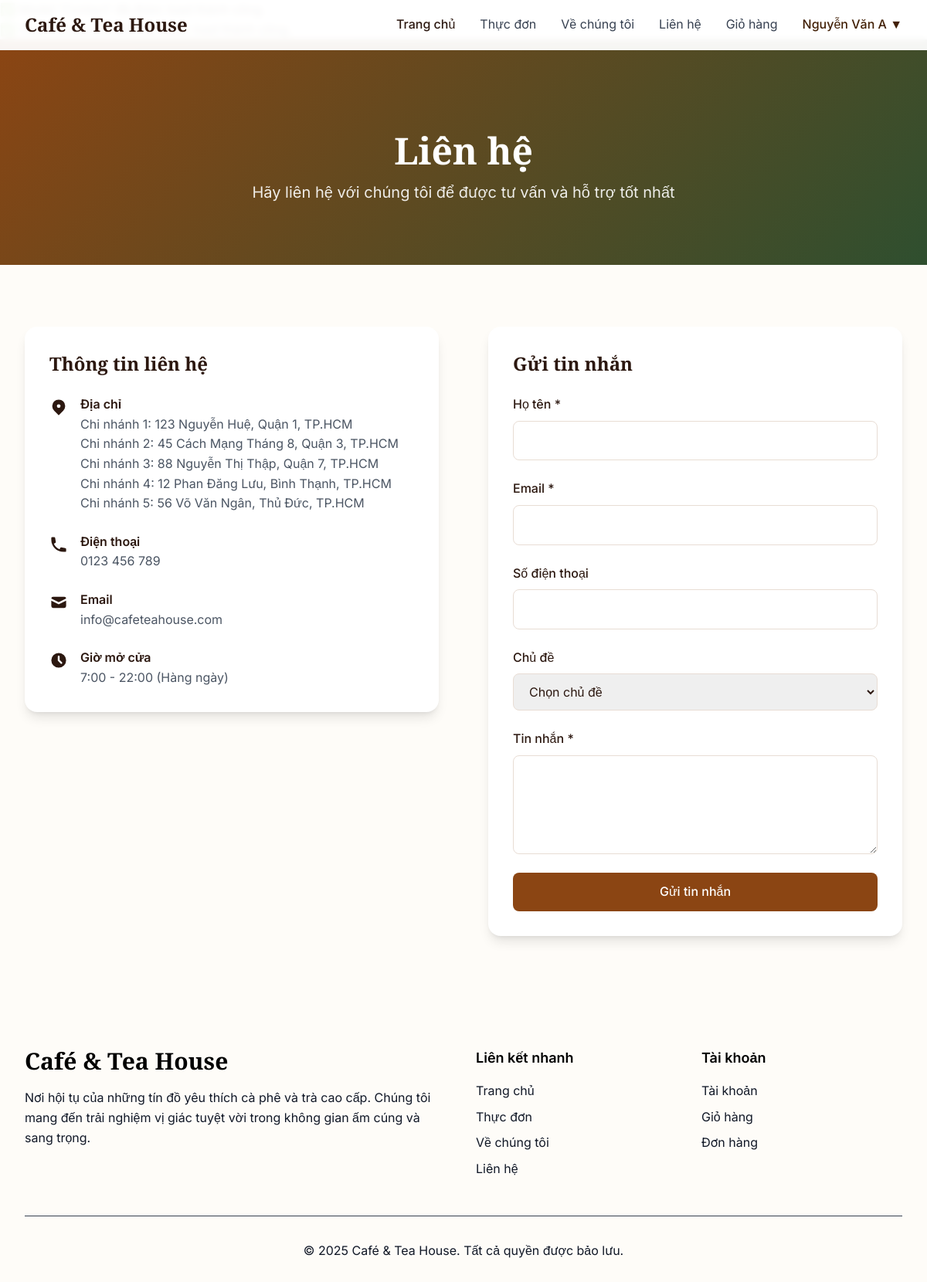
/contact (signed in), run on the app's committed database.
### tables this page shows
CREATE TABLE `Branches` (
  `ID` int(10) NOT NULL,
  `Name` varchar(100) DEFAULT NULL,
  `Address` varchar(1000) DEFAULT NULL,
  `Phone` varchar(11) DEFAULT NULL,
  `Status` varchar(10) DEFAULT NULL
);

### app/controllers/ContactController.php (called while the page is built)
<?php
class ContactController extends Controller {
    public function index() {
        $branchModel = $this->model('Contact');
        $branch = $branchModel->getAllBranch();
        $data = [
            'title' => 'Liên hệ',
            'branch' => $branch
        ];
        $this->view('contact/index', $data);
    }
}

### app/core/Router.php (called while the page is built, shortened)
<?php
class Router {
    protected $controller = 'HomeController';
    protected $action = 'index';
    protected $params = [];
    public function __construct() {
        $url = $this->getUrl();
        if (isset($url[0]) && file_exists("./app/controllers/" . ucfirst($url[0]) . "Controller.php")) {
            $this->controller = ucfirst($url[0]) . "Controller";
            unset($url[0]);
        }
        $this->controller = new $this->controller;
        $this->params = $url ? array_values($url) : [];
    }
    public function run() {
        call_user_func_array([$this->controller, $this->action], $this->params);
    }
    private function getUrl() {
        if (isset($_GET['url'])) {
            return explode('/', filter_var(trim($_GET['url'], '/'), FILTER_SANITIZE_URL));
        }
    }
}
?>

### index.php (called while the page is built, shortened)
<?php
require_once "./app/core/Router.php";
require_once "./app/core/Controller.php";
require_once "./app/core/Model.php";
$router = new Router();
$router->run();
?>

### app/core/Model.php (called while the page is built, shortened)
<?php
class Model {
    public function __construct() {
        $this->db = new mysqli(DB_HOST, DB_USER, DB_PASS, DB_NAME);
    }
}
?>

### app/models/Contact.php (called while the page is built)
<?php
class Contact extends Model {
    public function getAllBranch() {
        $query = "SELECT * FROM Branches WHERE Status = 'active';";
        $result = $this->db->query($query);
        $data = [];
        while ($row = $result->fetch_assoc()) {
            $data[] = $row;
        }
        return $data;
    }
}

### app/views/contact/index.php (the view, shortened to what this page needs)
<?php include 'app/views/layout/header.php'; ?>
    <section class="page-header">
        <div class="max-w-7xl mx-auto px-4 sm:px-6 lg:px-8">
            <h1 class="font-display text-5xl font-bold mb-4">Liên hệ</h1>
            <p class="text-xl opacity-90 max-w-2xl mx-auto">
                Hãy liên hệ với chúng tôi để được tư vấn và hỗ trợ tốt nhất
            </p>
        </div>
    </section>
    <section class="content-section bg-muted">
        <div class="max-w-7xl mx-auto px-4 sm:px-6 lg:px-8">
            <div class="grid grid-cols-1 lg:grid-cols-2 gap-16">
                <div class="fade-in">
                    <div class="bg-white rounded-2xl p-8 shadow-lg">
                        <h3 class="font-display text-2xl font-semibold mb-6">Thông tin liên hệ</h3>
                        <div class="space-y-6">
                            <div class="flex items-start space-x-4">
                                <div class="w-6 h-6 text-primary mt-1">
                                    <svg fill="currentColor" viewBox="0 0 20 20">
                                        <path fill-rule="evenodd" d="M5.05 4.05a7 7 0 119.9 9.9L10 18.9l-4.95-4.95a7 7 0 010-9.9zM10 11a2 2 0 100-4 2 2 0 000 4z" clip-rule="evenodd" />
                                    </svg>
                                </div>
                                <div>
                                    <h4 class="font-semibold text-foreground">Địa chỉ</h4>
<?php $count = 1;?>
<?php if (!empty($data['branch'])): ?>
    <?php foreach ($data['branch'] as $branch): ?>
                                    <p class="text-gray-600">Chi nhánh <?php echo $count;?>: <?= htmlspecialchars($branch['Address']) ?></p>
        <?php $count++; ?>
    <?php endforeach; ?>
<?php else: ?>
                                    <p>Chưa có chi nhánh nào.</p>
<?php endif; ?>
                                </div>
                            </div>
                            <div class="flex items-start space-x-4">
                                <div class="w-6 h-6 text-primary mt-1">
                                    <svg fill="currentColor" viewBox="0 0 20 20">
                                        <path d="M2 3a1 1 0 011-1h2.153a1 1 0 01.986.836l.74 4.435a1 1 0 01-.54 1.06l-1.548.773a11.037 11.037 0 006.105 6.105l.774-1.548a1 1 0 011.059-.54l4.435.74a1 1 0 01.836.986V17a1 1 0 01-1 1h-2C7.82 18 2 12.18 2 5V3z" />
                                    </svg>
                                </div>
                                <div>
                                    <h4 class="font-semibold text-foreground">Điện thoại</h4>
                                    <p class="text-gray-600">0123 456 789</p>
                                </div>
                            </div>
                            <div class="flex items-start space-x-4">
                                <div class="w-6 h-6 text-primary mt-1">
                                    <svg fill="currentColor" viewBox="0 0 20 20">
                                        <path d="M2.003 5.884L10 9.882l7.997-3.998A2 2 0 0016 4H4a2 2 0 00-1.997 1.884z" />
                                        <path d="M18 8.118l-8 4-8-4V14a2 2 0 002 2h12a2 2 0 002-2V8.118z" />
                                    </svg>
                                </div>
                                <div>
                                    <h4 class="font-semibold text-foreground">Email</h4>
                                    <p class="text-gray-600">info@cafeteahouse.com</p>
                                </div>
                            </div>
                            <div class="flex items-start space-x-4">
                                <div class="w-6 h-6 text-primary mt-1">
                                    <svg fill="currentColor" viewBox="0 0 20 20">
                                        <path fill-rule="evenodd" d="M10 18a8 8 0 100-16 8 8 0 000 16zm1-12a1 1 0 10-2 0v4a1 1 0 00.293.707l2.828 2.829a1 1 0 101.415-1.415L11 9.586V6z" clip-rule="evenodd" />
                                    </svg>
                                </div>
                                <div>
                                    <h4 class="font-semibold text-foreground">Giờ mở cửa</h4>
                                    <p class="text-gray-600">7:00 - 22:00 (Hàng ngày)</p>
                                </div>
                            </div>
                        </div>
                    </div>
                </div>
                <div class="fade-in">
                    <form id="contact-form" class="bg-white rounded-2xl p-8 shadow-lg">
                        <h3 class="font-display text-2xl font-semibold mb-6">Gửi tin nhắn</h3>
                        <div class="space-y-6">
                            <div class="form-group">
                                <label class="form-label">Họ tên *</label>
                                <input type="text" name="name" class="form-input" required>
                            </div>
                            <div class="form-group">
                                <label class="form-label">Email *</label>
                                <input type="email" name="email" class="form-input" required>
                            </div>
                            <div class="form-group">
                                <label class="form-label">Số điện thoại</label>
                                <input type="tel" name="phone" class="form-input">
                            </div>
                            <div class="form-group">
                                <label class="form-label">Chủ đề</label>
                                <select name="subject" class="form-input">
                                    <option value="">Chọn chủ đề</option>
                                </select>
                            </div>
                            <div class="form-group">
                                <label class="form-label">Tin nhắn *</label>
                                <textarea name="message" rows="4" class="form-input form-textarea" required></textarea>
                            </div>
                            <button type="submit" class="btn-primary w-full">Gửi tin nhắn</button>
                        </div>
                    </form>
                </div>
            </div>
        </div>
    </section>
<?php include 'app/views/layout/footer.php'; ?>

### public/css/styles.css (style rules this page uses)
:root { --primary: #8b4513; --primary-light: #d2b48c; --secondary: #2f4f2f; --accent: #f5e6d3; --background: #fefcf8; --foreground: #2c1810; --muted: #f8f4f0; --border: #e8ddd4; }
* { margin: 0; padding: 0; box-sizing: border-box; }
body { font-family: "Inter", sans-serif; background-color: var(--background); color: var(--foreground); line-height: 1.6; }
.font-display { font-family: "Playfair Display", serif; }
.fade-in { opacity: 0; transform: translateY(30px); transition: all 0.6s ease; }
.fade-in.visible { opacity: 1; transform: translateY(0); }
.btn-primary { background-color: var(--primary); color: white; padding: 12px 32px; border-radius: 8px; font-weight: 500; transition: all 0.3s ease; border: none; cursor: pointer; text-decoration: none; display: inline-block; }
.page-header { background: linear-gradient(135deg, var(--primary) 0%, var(--secondary) 100%); color: white; padding: 120px 0 80px; text-align: center; }
.content-section { padding: 80px 0; }
.form-group { margin-bottom: 24px; }
.form-label { display: block; margin-bottom: 8px; font-weight: 500; color: var(--foreground); }
.form-input { width: 100%; padding: 12px 16px; border: 1px solid var(--border); border-radius: 8px; font-size: 16px; transition: border-color 0.2s ease; }
.form-textarea { resize: vertical; min-height: 120px; }

### data on the page
branches: Address "123 Nguyễn Huệ, Quận 1, TP.HCM"
branches: Address "45 Cách Mạng Tháng 8, Quận 3, TP.HCM"
branches: Address "88 Nguyễn Thị Thập, Quận 7, TP.HCM"
branches: Address "12 Phan Đăng Lưu, Bình Thạnh, TP.HCM"
branches: Address "56 Võ Văn Ngân, Thủ Đức, TP.HCM"

### other printed values
$model "Contact"
$view "contact/index"
$userName "Nguyễn Văn A"
